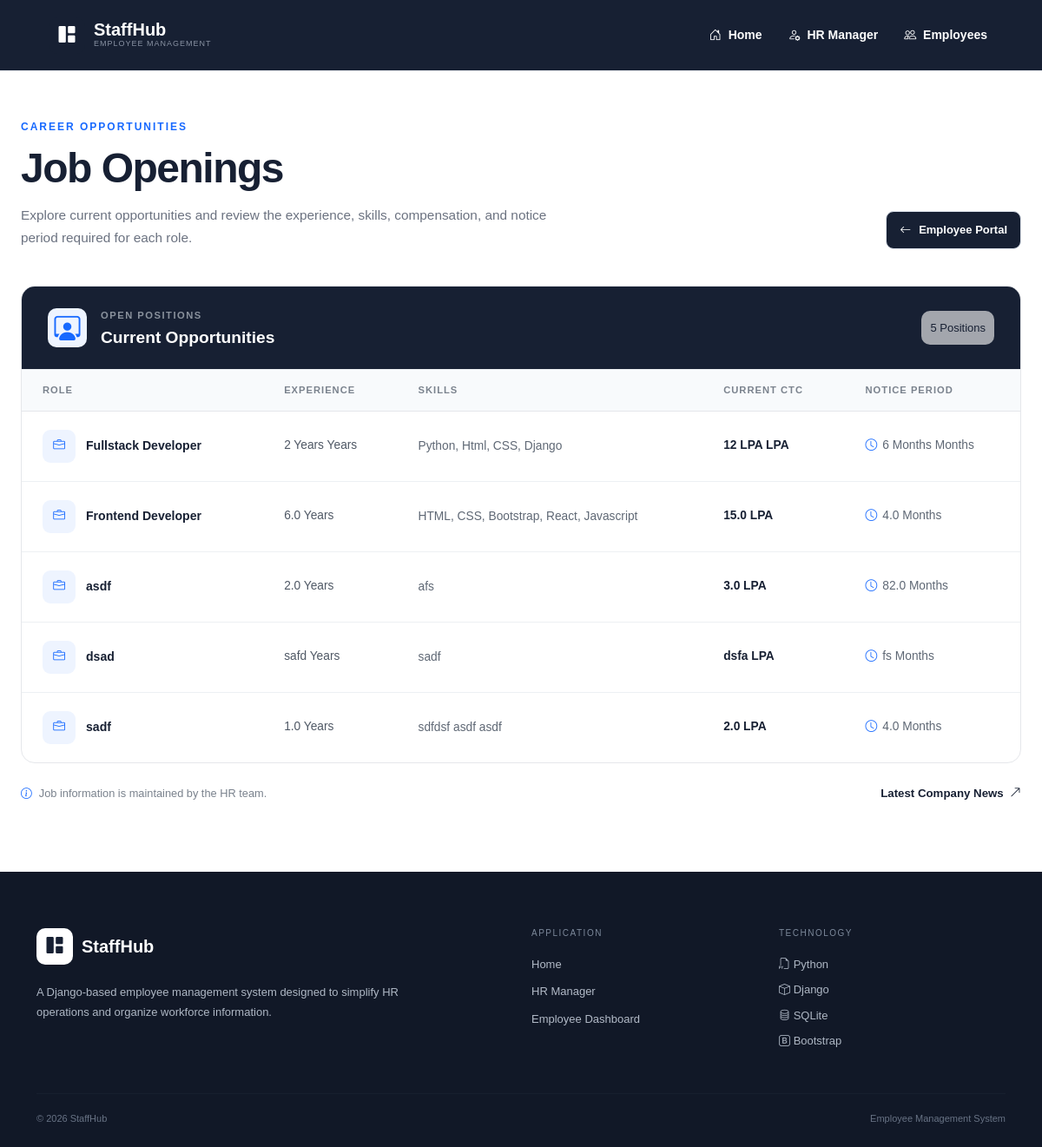
The app's page /jobs/, older data.
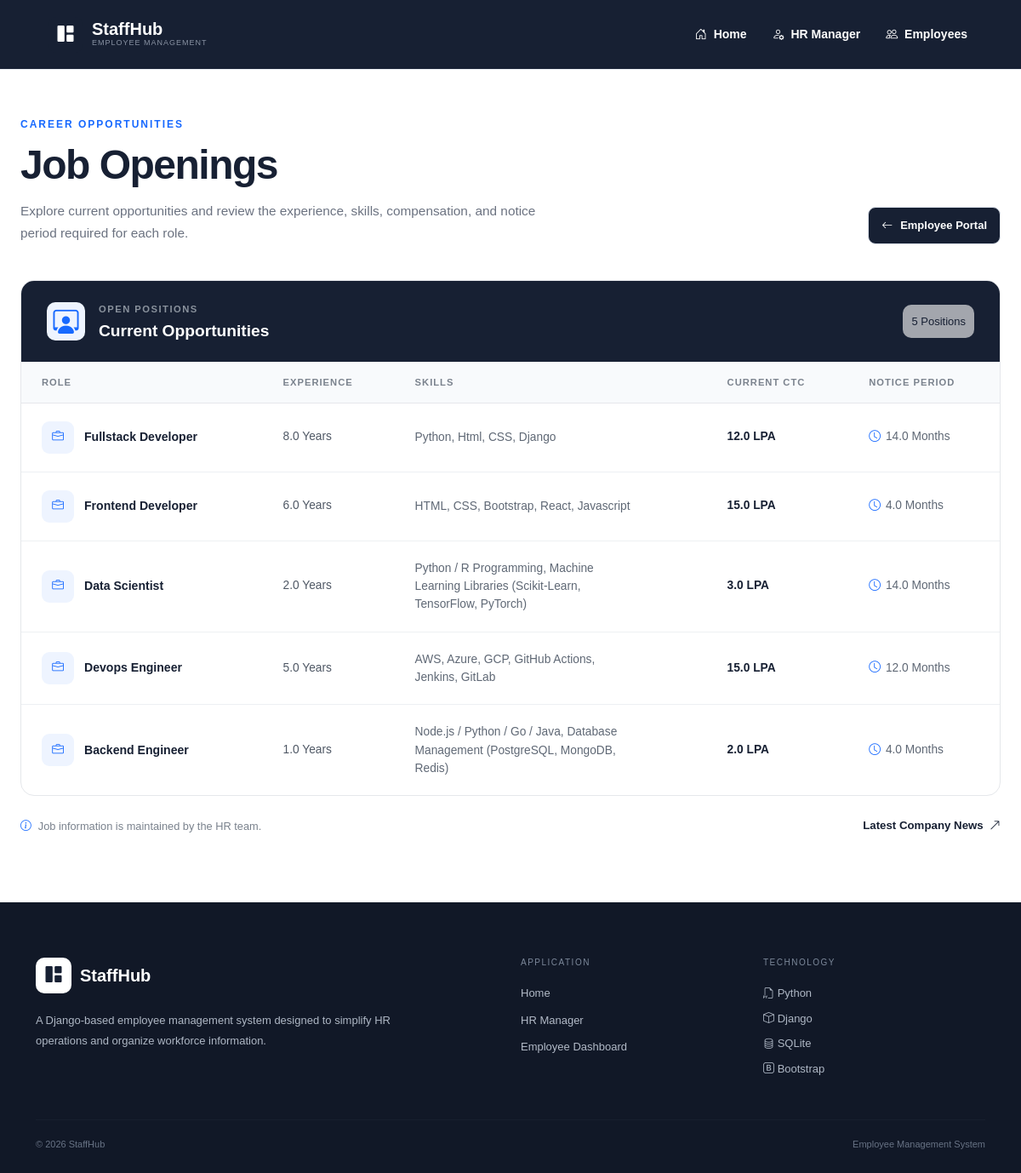
The same page, newer data.
### empmngt/models.py (models this page shows)
class Job(models.Model):
    Role = models.CharField(max_length=100)
    Experience = models.FloatField(max_length=100)
    Skills = models.CharField(max_length=100)
    CTC = models.FloatField(max_length=100)
    Notice_Period = models.FloatField(max_length=100)

### empmngt/views.py (the view)
# urls.py: path('jobs/', views.jobs),
def jobs(request):
    data = Job.objects.all()
    return render(request, 'empmngt/jobs.html', {'d': data})

### empmngt/middle.py (called while the page is built)
    def __call__(self, request):
        response = self.get_response(request)
        if response.status_code == 404:
            return render(request, 'empmngt/technical_issue.html', status=404)
        return response

### templates/empmngt/jobs.html (shortened to what this page needs)
{% extends "empmngt/navbar.html" %}
{% load static %}
{% block nav_block %}
<section class="jobs-page">
    <div class="jobs-header">
        <div>
            <span class="jobs-eyebrow">
                CAREER OPPORTUNITIES
            </span>
            <h1>Job Openings</h1>
            <p>
                Explore current opportunities and review the experience,
                skills, compensation, and notice period required for each role.
            </p>
        </div>
        {%if user.is_staff%}
        <a href="/hrmanager" class="back-link">
            <i class="bi bi-arrow-left"></i>
            HR Portal
        </a>
        {%else%}
        <a href="/empdash" class="back-link">
            <i class="bi bi-arrow-left"></i>
            Employee Portal
        </a>
        {%endif%}
    </div>
    <div class="jobs-wrapper">
        <div class="jobs-top">
            <div class='d-flex gap-3'>
            <div class='jobs-icon'>
                <i class='bi bi-person-workspace'></i>
            </div>
            <div>
                <span>OPEN POSITIONS</span>
                <h2>Current Opportunities</h2>
            </div>
        </div>
            <div class="jobs-count">
                {{ d|length }} Positions
            </div>
        </div>
        <table class="jobs-table">
<thead>
    <tr>
        <th>Role</th>
        <th>Experience</th>
        <th>Skills</th>
        <th>Current CTC</th>
        <th>Notice Period</th>
    </tr>
</thead>
<tbody>
    {% for i in d %}
    <tr>
        <td>
            <div class="job-role">
                <div class="job-icon">
                    <i class="bi bi-briefcase"></i>
                </div>
                <strong>
                    {{ i.Role }}
                </strong>
            </div>
        </td>
        <td>
            <span class="experience-text">
                {{ i.Experience }} Years
            </span>
        </td>
        <td>
            <div class="skills-text">
                {{ i.Skills }}
            </div>
        </td>
        <td>
            <span class="ctc-text">
                {{ i.CTC }} LPA
            </span>
        </td>
        <td>
            <span class="notice-text">
                <i class="bi bi-clock"></i>
                {{ i.Notice_Period }} Months
            </span>
        </td>
    </tr>
    {% endfor %}
</tbody>
</table>
    </div>
    <div class="jobs-footer">
        <div class="jobs-note">
            <i class="bi bi-info-circle"></i>
            Job information is maintained by the HR team.
        </div>
        <a href="/news" class="news-link">
            Latest Company News
            <i class="bi bi-arrow-up-right"></i>
        </a>
    </div>
</section>
{% endblock %}

Row changes from the older to the newer data that the page shows:
removed Job: Role "dsad", Experience "safd", Skills "sadf", CTC "dsfa", Notice_Period "fs"
changed Job "Fullstack Developer": Experience "2 Years" → "8.0"; CTC "12 LPA" → "12.0"; Notice_Period "6 Months" → "14.0"
changed Job: Role "asdf" → "Data Scientist"; Skills "afs" → "Python / R Programming, Machine Learning Libraries (Scikit-Learn, TensorFlow, PyTorch)"; Notice_Period "82.0" → "14.0"
added Job: Role "Devops Engineer", Experience "5.0", Skills "AWS, Azure, GCP, GitHub Actions, Jenkins, GitLab", CTC "15.0", Notice_Period "12.0"
changed Job: Role "sadf" → "Backend Engineer"; Skills "sdfdsf asdf asdf" → "Node.js / Python / Go / Java, Database Management (PostgreSQL, MongoDB, Redis)"
